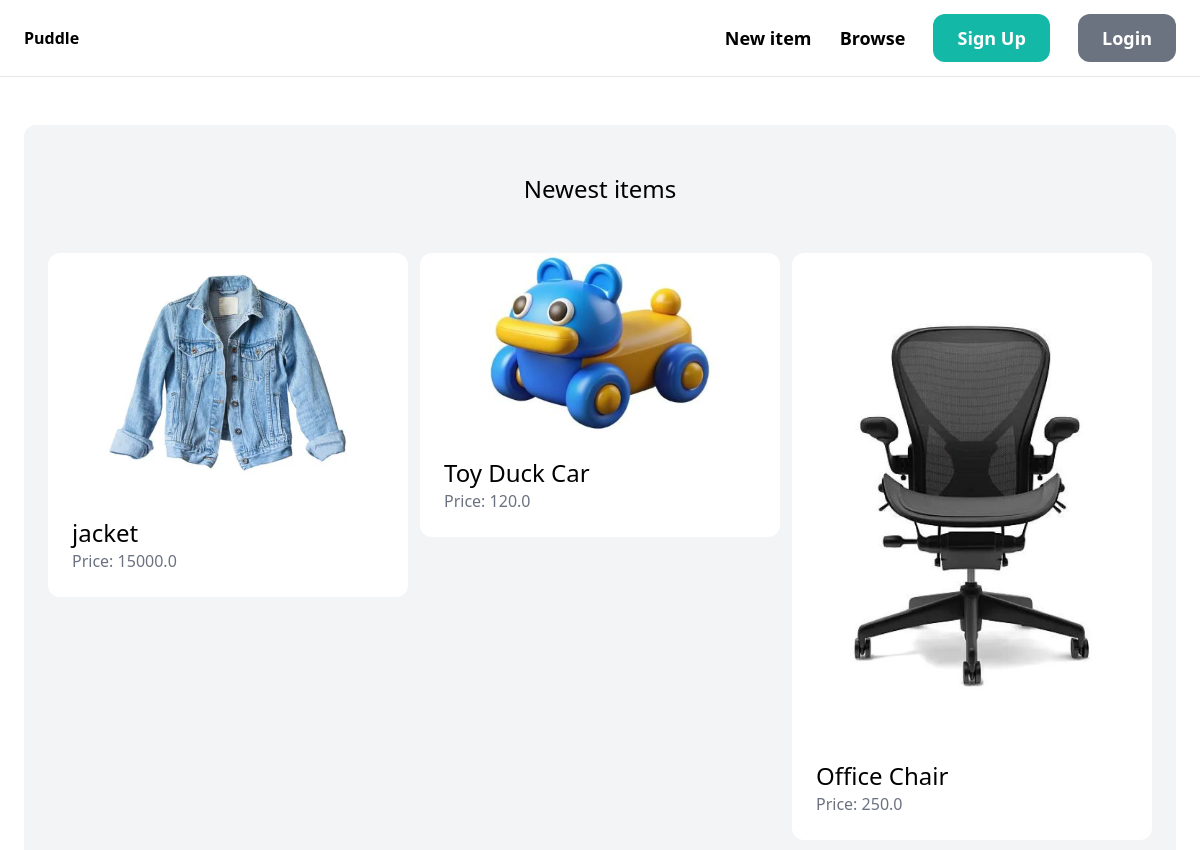
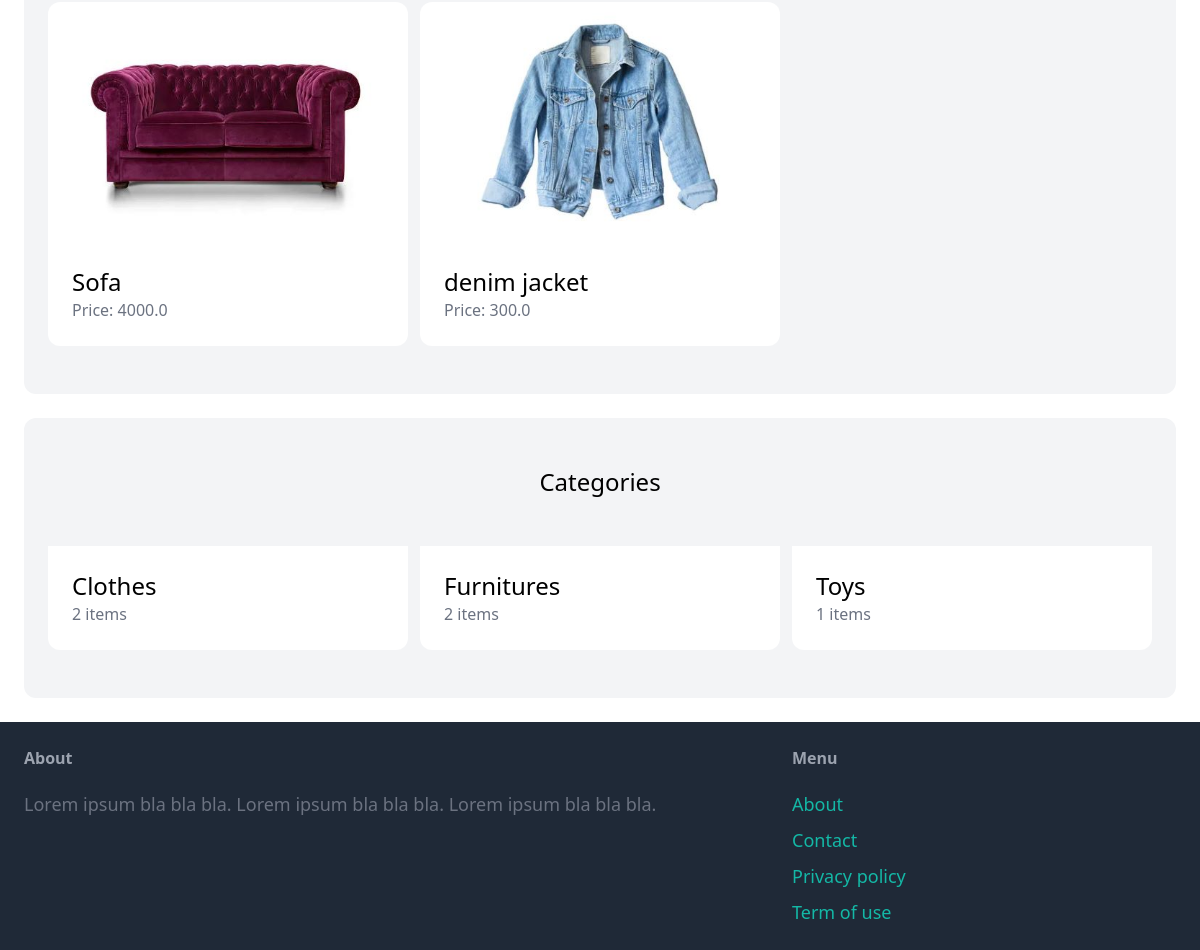
The page / on the database its author committed (2 pictures, top to bottom).
### items/models.py (models this page shows, shortened)
class Items(models.Model):
    category = models.ForeignKey(Category, related_name='items', on_delete=models.CASCADE)
    name = models.CharField(max_length=255)
    description = models.TextField(blank=True, null=True)
    price = models.FloatField()
    image = models.ImageField(upload_to="item_images", blank=True, null=True)
    is_sold = models.BooleanField(default=False)
    created_by = models.ForeignKey(User, related_name='items', on_delete=models.CASCADE)
    created_at = models.DateTimeField(auto_now_add=True)
    class Meta:
        verbose_name_plural = "Items"

class Category(models.Model):
    name = models.CharField(max_length=255)
    class Meta:
        ordering = ('name',)
        verbose_name_plural = "Categories"

### core/views.py (the view)
# urls.py: path("", views.index, name="index"),
def index(request):
    item = Items.objects.all()
    categories = Category.objects.all()
    return render(request, 'core/index.html', {
        'categories': categories,
        'items': item,
    })

### core/templates/core/index.html (shortened to what this page needs)
{% extends "core/base.html" %}
{% block content %}
<div class="mt-6 px-6 py-12 bg-gray-100 rounded-xl">
    <h2 class="mb-12 text-2xl text-center">Newest items</h2>
    <div class="grid grid-cols-3 gap-3">
        {% for item in items %}
            <div>
                <a href="{% url 'item:detail' item.id %}">
                    <div>
                        <img src="{{ item.image.url }}" class="rounded-t-xl">
                    </div>
                    <div class="p-6 bg-white rounded-b-xl">
                        <h2 class="text-2xl">{{ item.name }}</h2>
                        <p class="text-gray-500">Price: {{ item.price }}</p>
                    </div>
                </a>
            </div>
        {% endfor %}
    </div>
</div>
<div class="mt-6 px-6 py-12 bg-gray-100 rounded-xl">
    <h2 class="mb-12 text-2xl text-center">Categories</h2>
    <div class="grid grid-cols-3 gap-3">
        {% for category in categories %}
            <div>
                <a href="#">
                    <div class="p-6 bg-white rounded-b-xl">
                        <h2 class="text-2xl">{{ category.name }}</h2>
                        <p class="text-gray-500">{{ category.items.count }} items</p>
                    </div>
                </a>
            </div>
        {% endfor %}
    </div>
</div>
{% endblock %}

### core/templates/core/base.html (shortened to what this page needs)
<!DOCTYPE html>
<html lang="en">
<head>
    <script src="https://cdn.tailwindcss.com"></script>
</head>
<body>
    <nav class="py-6 px-6 flex justify-between items-center border-b border-gray-200">
        <a href="/" class="text=xl font-semibold">Puddle</a>
        <div class="space-x-6">
            <a href="{% url 'item:new' %}" class="text-lg font-semibold hover:text-gray-500">New item</a>
            <a href="{% url 'item:items' %}" class="text-lg font-semibold hover:text-gray-500">Browse</a>
            {% if request.user.is_authenticated %}
                <a href="{% url 'conversation:inbox' %}" class="px-6 py-3 text-lg font-semibold bg-teal-500 text-white rounded-xl hover:bg-teal-700">Inbox</a>
                <a href="{% url 'dashboard:index' %}" class="px-6 py-3 text-lg font-semibold bg-gray-500 text-white rounded-xl hover:bg-gray-700">Dashboard</a>
            {% else %}
                <a href="{% url 'core:signup' %}" class="px-6 py-3 text-lg font-semibold bg-teal-500 text-white rounded-xl hover:bg-teal-700">Sign Up</a>
                <a href="{% url 'core:login' %}" class="px-6 py-3 text-lg font-semibold bg-gray-500 text-white rounded-xl hover:bg-gray-700">Login</a>
            {% endif %}
            </div>
    </nav>
    <div class="px-6 py-6">
        {% block content %}
        {% endblock %}
    </div>
    <footer class="py-6 px-6 flex justify-between bg-gray-800">
        <div class="w-2/3 pr-10">
            <h3 class="mb-5 font-semibold text-gray-400">About</h3>
            <p class="text-lg text-gray-500">Lorem ipsum bla bla bla. Lorem ipsum bla bla bla. Lorem ipsum bla bla bla.</p>
        </div>
        <div class="w-1/3">
            <h3 class="mb-5 font-semibold text-gray-400">Menu</h3>
            <ul class="space-y-2">
                <li><a href="#" class="text-lg text-teal-500 hover:text-teal-700">About</a></li>
                <li><a href="{% url 'core:contact' %}" class="text-lg text-teal-500 hover:text-teal-700">Contact</a></li>
                <li><a href="#" class="text-lg text-teal-500 hover:text-teal-700">Privacy policy</a></li>
                <li><a href="#" class="text-lg text-teal-500 hover:text-teal-700">Term of use</a></li>
            </ul>
        </div>
    </footer>
</body>
</html>

### rows shown on the page
Items: image (picture), name "jacket", price "15000.0"
Items: image (picture), name "Toy Duck Car", price "120.0"
Items: image (picture), name "Office Chair", price "250.0"
Items: image (picture), name "Sofa", price "4000.0"
Items: image (picture), name "denim jacket", price "300.0"
Category: name "Clothes", items.count "2"
Category: name "Furnitures", items.count "2"
Category: name "Toys", items.count "1"
